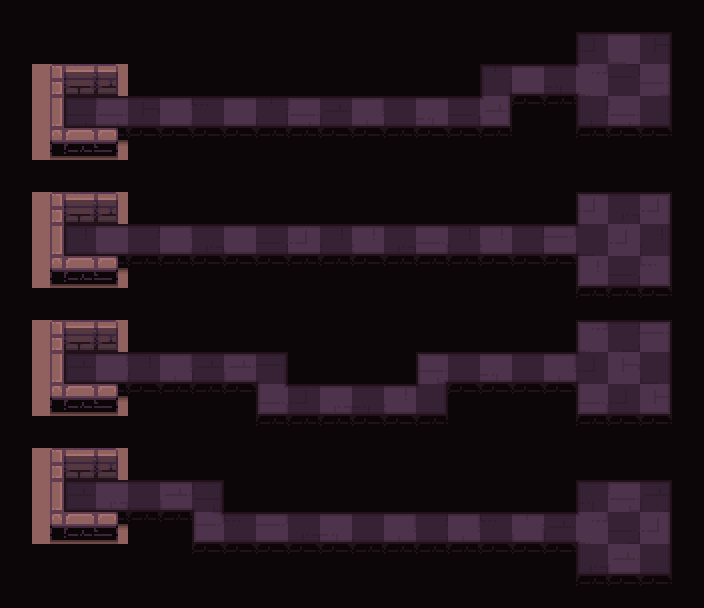

Rendered tile map (Tiled .tmx) drawn with the repository's tilesets; below, a short description and the full map source, tile grids included:
An orthogonal 22x19 tile map with 32x32 px tiles, 4 tile layers (path, types, ground, floor_shadow), 1 hidden layer not drawn and 9 objects (4x bonfire, 4x hero, frame).

<map version="1.2" tiledversion="2019.03.13" orientation="orthogonal" renderorder="right-down" width="22" height="19" tilewidth="32" tileheight="32" infinite="0" nextlayerid="198" nextobjectid="117">
 <tileset firstgid="1" name="tileset" tilewidth="32" tileheight="32" spacing="2" margin="1" tilecount="200" columns="10">
  <image source="tileset.png" trans="000000" width="340" height="680" />
  <terraintypes>
   <terrain name="floor" tile="79" />
   <terrain name="wall" tile="69" />
   <terrain name="hole" tile="78" />
   <terrain name="infected" tile="77" />
  </terraintypes>
 </tileset>
 <layer id="193" name="checkers" width="22" height="19" visible="0">
  <data encoding="csv">
69,0,69,0,69,0,69,0,69,0,69,0,69,0,69,0,69,0,69,0,69,0,
0,69,0,69,0,69,0,69,0,69,0,69,0,69,0,69,0,69,0,69,0,69,
69,0,69,0,69,0,69,0,69,0,69,0,69,0,69,0,69,0,69,0,69,0,
0,69,0,69,0,69,0,69,0,69,0,69,0,69,0,69,0,69,0,69,0,69,
69,0,69,0,69,0,69,0,69,0,69,0,69,0,69,0,69,0,69,0,69,0,
0,69,0,69,0,69,0,69,0,69,0,69,0,69,0,69,0,69,0,69,0,69,
69,0,69,0,69,0,69,0,69,0,69,0,69,0,69,0,69,0,69,0,69,0,
0,69,0,69,0,69,0,69,0,69,0,69,0,69,0,69,0,69,0,69,0,69,
69,0,69,0,69,0,69,0,69,0,69,0,69,0,69,0,69,0,69,0,69,0,
0,69,0,69,0,69,0,69,0,69,0,69,0,69,0,69,0,69,0,69,0,69,
69,0,69,0,69,0,69,0,69,0,69,0,69,0,69,0,69,0,69,0,69,0,
0,69,0,69,0,69,0,69,0,69,0,69,0,69,0,69,0,69,0,69,0,69,
69,0,69,0,69,0,69,0,69,0,69,0,69,0,69,0,69,0,69,0,69,0,
0,69,0,69,0,69,0,69,0,69,0,69,0,69,0,69,0,69,0,69,0,69,
69,0,69,0,69,0,69,0,69,0,69,0,69,0,69,0,69,0,69,0,69,0,
0,69,0,69,0,69,0,69,0,69,0,69,0,69,0,69,0,69,0,69,0,69,
69,0,69,0,69,0,69,0,69,0,69,0,69,0,69,0,69,0,69,0,69,0,
0,69,0,69,0,69,0,69,0,69,0,69,0,69,0,69,0,69,0,69,0,69,
69,0,69,0,69,0,69,0,69,0,69,0,69,0,69,0,69,0,69,0,69,0
</data>
 </layer>
 <layer id="194" name="path" width="22" height="19">
  <data encoding="csv">
0,0,0,0,0,0,0,0,0,0,0,0,0,0,0,0,0,79,79,79,79,79,
0,0,0,0,0,0,0,0,0,0,0,0,0,0,79,79,79,79,80,80,80,79,
0,0,0,0,79,79,79,79,79,79,79,79,79,79,79,80,80,80,80,80,80,79,
0,0,80,80,80,80,80,80,80,80,80,80,80,80,80,80,79,79,80,80,80,79,
0,0,0,0,79,79,79,79,79,79,79,79,79,79,79,79,79,79,79,79,79,79,
0,0,0,0,0,0,0,0,0,0,0,0,0,0,0,0,0,79,79,79,79,79,
0,0,0,0,79,79,79,79,79,79,79,79,79,79,79,79,79,79,80,80,80,79,
0,0,80,80,80,80,80,80,80,80,80,80,80,80,80,80,80,80,80,80,80,79,
0,0,0,0,79,79,79,79,79,79,79,79,79,79,79,79,79,79,80,80,80,79,
0,0,0,0,0,0,0,0,0,0,0,0,0,0,0,0,0,79,79,79,79,79,
0,0,0,0,79,79,79,79,79,79,0,0,79,79,79,79,79,79,80,80,80,79,
0,0,80,80,80,80,80,80,80,79,79,79,79,80,80,80,80,80,80,80,80,79,
0,0,0,0,79,79,79,79,80,80,80,80,80,80,79,79,79,79,80,80,80,79,
0,0,0,0,0,0,0,79,79,79,79,79,79,79,79,0,0,79,79,79,79,79,
0,0,0,0,79,79,79,79,0,0,0,0,0,0,0,0,0,79,79,79,79,79,
0,0,80,80,80,80,80,79,79,79,79,79,79,79,79,79,79,79,80,80,80,79,
0,0,0,0,79,79,80,80,80,80,80,80,80,80,80,80,80,80,80,80,80,79,
0,0,0,0,0,79,79,79,79,79,79,79,79,79,79,79,79,79,80,80,80,79,
0,0,0,0,0,0,0,0,0,0,0,0,0,0,0,0,0,79,79,79,79,79
</data>
 </layer>
 <objectgroup id="2" name="objects">
  <object id="115" name="bonfire" type="bonfire" x="626.972" y="527.459">
   <point />
  </object>
  <object id="116" name="hero" type="hero" x="79.858" y="500.423">
   <properties>
    <property name="initialDirection" value="e" />
   </properties>
   <point />
  </object>
  <object id="113" name="bonfire" type="bonfire" x="624.972" y="368.459">
   <point />
  </object>
  <object id="114" name="hero" type="hero" x="80.858" y="369.423">
   <properties>
    <property name="initialDirection" value="e" />
   </properties>
   <point />
  </object>
  <object id="11" name="bonfire" type="bonfire" x="630.972" y="240.459">
   <point />
  </object>
  <object id="9" name="hero" type="hero" x="80.858" y="242.423">
   <properties>
    <property name="initialDirection" value="e" />
   </properties>
   <point />
  </object>
  <object id="54" name="bonfire" type="bonfire" x="625" y="83">
   <point />
  </object>
  <object id="55" name="hero" type="hero" x="80" y="116">
   <properties>
    <property name="initialDirection" value="e" />
   </properties>
   <point />
  </object>
 </objectgroup>
 <objectgroup id="14" name="camera">
  <object id="12" name="frame" type="frame" x="50.265" y="32.01" width="621.6" height="563.119" />
 </objectgroup>
 <layer id="195" name="types" width="22" height="19">
  <data encoding="csv">
79,79,79,79,79,79,79,79,79,79,79,79,79,79,79,79,79,79,79,79,79,79,
79,79,79,79,79,79,79,79,79,79,79,79,79,79,79,79,79,79,80,80,80,79,
79,70,70,70,79,79,79,79,79,79,79,79,79,79,79,80,80,80,80,80,80,79,
79,70,80,80,80,80,80,80,80,80,80,80,80,80,80,80,79,79,80,80,80,79,
79,70,70,70,79,79,79,79,79,79,79,79,79,79,79,79,79,79,79,79,79,79,
79,79,79,79,79,79,79,79,79,79,79,79,79,79,79,79,79,79,79,79,79,79,
79,70,70,70,79,79,79,79,79,79,79,79,79,79,79,79,79,79,80,80,80,79,
79,70,80,80,80,80,80,80,80,80,80,80,80,80,80,80,80,80,80,80,80,79,
79,70,70,70,79,79,79,79,79,79,79,79,79,79,79,79,79,79,80,80,80,79,
79,79,79,79,79,79,79,79,79,79,79,79,79,79,79,79,79,79,79,79,79,79,
79,70,70,70,79,79,79,79,79,79,79,79,79,79,79,79,79,79,80,80,80,79,
79,70,80,80,80,80,80,80,80,79,79,79,79,80,80,80,80,80,80,80,80,79,
79,70,70,70,79,79,79,79,80,80,80,80,80,80,79,79,79,79,80,80,80,79,
79,79,79,79,79,79,79,79,79,79,79,79,79,79,79,79,79,79,79,79,79,79,
79,70,70,70,79,79,79,79,79,79,79,79,79,79,79,79,79,79,79,79,79,79,
79,70,80,80,80,80,80,79,79,79,79,79,79,79,79,79,79,79,80,80,80,79,
79,70,70,70,79,79,80,80,80,80,80,80,80,80,80,80,80,80,80,80,80,79,
79,79,79,79,79,79,79,79,79,79,79,79,79,79,79,79,79,79,80,80,80,79,
79,79,79,79,79,79,79,79,79,79,79,79,79,79,79,79,79,79,79,79,79,79
</data>
 </layer>
 <layer id="196" name="ground" width="22" height="19">
  <data encoding="csv">
0,0,0,0,0,0,0,0,0,0,0,0,0,0,0,0,0,0,0,0,0,0,
0,0,0,0,0,0,0,0,0,0,0,0,0,0,0,0,0,0,37,134,18,0,
0,1,2,59,0,0,0,0,0,0,0,0,0,0,0,29,133,30,121,28,123,0,
0,31,38,152,18,131,10,133,29,152,39,122,20,144,9,153,63,62,8,152,17,0,
0,41,42,57,63,63,63,63,62,62,63,63,62,63,63,62,0,0,62,63,63,0,
0,0,0,0,0,0,0,0,0,0,0,0,0,0,0,0,0,0,0,0,0,0,
0,1,2,59,0,0,0,0,0,0,0,0,0,0,0,0,0,0,151,27,151,0,
0,31,40,134,17,131,27,134,9,151,40,154,27,123,40,154,17,142,20,151,40,0,
0,41,42,57,62,62,63,63,63,62,62,63,62,62,62,63,63,63,154,9,124,0,
0,0,0,0,0,0,0,0,0,0,0,0,0,0,0,0,0,0,62,62,63,0,
0,1,2,59,0,0,0,0,0,0,0,0,0,0,0,0,0,0,121,17,142,0,
0,31,39,131,40,122,39,153,28,0,0,0,0,152,19,144,19,122,37,132,20,0,
0,41,42,57,63,62,62,63,123,37,141,30,154,17,63,63,63,63,123,37,132,0,
0,0,0,0,0,0,0,0,62,62,62,63,63,62,0,0,0,0,62,63,63,0,
0,1,2,59,0,0,0,0,0,0,0,0,0,0,0,0,0,0,0,0,0,0,
0,31,39,141,20,153,38,0,0,0,0,0,0,0,0,0,0,0,30,152,39,0,
0,41,42,57,62,62,142,10,142,27,144,20,122,17,122,10,143,39,121,9,151,0,
0,0,0,0,0,0,63,63,63,63,63,62,62,62,62,63,63,63,27,153,17,0,
0,0,0,0,0,0,0,0,0,0,0,0,0,0,0,0,0,0,62,63,63,0
</data>
 </layer>
 <layer id="197" name="floor_shadow" width="22" height="19">
  <data encoding="csv">
0,0,0,0,0,0,0,0,0,0,0,0,0,0,0,0,0,0,0,0,0,0,
0,0,0,0,0,0,0,0,0,0,0,0,0,0,0,0,0,0,12,13,15,0,
0,0,0,0,0,0,0,0,0,0,0,0,0,0,0,81,65,65,99,0,25,0,
0,0,77,65,65,65,65,65,65,65,65,65,65,65,65,83,0,0,32,33,35,0,
0,0,0,0,0,0,0,0,0,0,0,0,0,0,0,0,0,0,0,0,0,0,
0,0,0,0,0,0,0,0,0,0,0,0,0,0,0,0,0,0,0,0,0,0,
0,0,0,0,0,0,0,0,0,0,0,0,0,0,0,0,0,0,12,13,15,0,
0,0,77,65,65,65,65,65,65,65,65,65,65,65,65,65,65,65,99,0,25,0,
0,0,0,0,0,0,0,0,0,0,0,0,0,0,0,0,0,0,32,33,35,0,
0,0,0,0,0,0,0,0,0,0,0,0,0,0,0,0,0,0,0,0,0,0,
0,0,0,0,0,0,0,0,0,0,0,0,0,0,0,0,0,0,12,13,15,0,
0,0,77,65,65,65,65,65,82,0,0,0,0,81,65,65,65,65,99,0,25,0,
0,0,0,0,0,0,0,0,84,65,65,65,65,83,0,0,0,0,32,33,35,0,
0,0,0,0,0,0,0,0,0,0,0,0,0,0,0,0,0,0,0,0,0,0,
0,0,0,0,0,0,0,0,0,0,0,0,0,0,0,0,0,0,0,0,0,0,
0,0,77,65,65,65,82,0,0,0,0,0,0,0,0,0,0,0,12,13,15,0,
0,0,0,0,0,0,84,65,65,65,65,65,65,65,65,65,65,65,99,0,25,0,
0,0,0,0,0,0,0,0,0,0,0,0,0,0,0,0,0,0,32,33,35,0,
0,0,0,0,0,0,0,0,0,0,0,0,0,0,0,0,0,0,0,0,0,0
</data>
 </layer>
</map>
